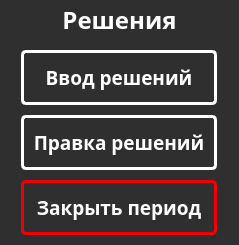
   <widget class="QFrame" name="frame_decisions">
    <property name="geometry">
     <rect>
      <x>16</x>
      <y>160</y>
      <width>239</width>
      <height>245</height>
     </rect>
    </property>
    <property name="styleSheet">
     <string notr="true">border-radius: 20px;
background: rgba(47, 47, 47, 1);</string>
    </property>
    <property name="frameShape">
     <enum>QFrame::StyledPanel</enum>
    </property>
    <property name="frameShadow">
     <enum>QFrame::Raised</enum>
    </property>
    <widget class="QLabel" name="label_decisions">
     <property name="geometry">
      <rect>
       <x>0</x>
       <y>0</y>
       <width>239</width>
       <height>40</height>
      </rect>
     </property>
     <property name="font">
      <font>
       <family>Montserrat ExtraBold</family>
       <pointsize>18</pointsize>
       <weight>75</weight>
       <bold>true</bold>
      </font>
     </property>
     <property name="styleSheet">
      <string notr="true">color: rgb(255, 255, 255);</string>
     </property>
     <property name="text">
      <string>Решения</string>
     </property>
     <property name="alignment">
      <set>Qt::AlignCenter</set>
     </property>
    </widget>
    <widget class="QPushButton" name="pushButton_EnterallDecisions">
     <property name="geometry">
      <rect>
       <x>21</x>
       <y>50</y>
       <width>196</width>
       <height>55</height>
      </rect>
     </property>
     <property name="font">
      <font>
       <family>Montserrat ExtraBold</family>
       <pointsize>14</pointsize>
       <weight>75</weight>
       <italic>false</italic>
       <bold>true</bold>
       <underline>false</underline>
       <strikeout>false</strikeout>
       <kerning>true</kerning>
      </font>
     </property>
     <property name="contextMenuPolicy">
      <enum>Qt::DefaultContextMenu</enum>
     </property>
     <property name="autoFillBackground">
      <bool>false</bool>
     </property>
     <property name="styleSheet">
      <string notr="true">
QPushButton{

border-radius: 5px;
border: 3px solid rgb(255, 255, 255);
color: rgb(255, 255, 255);
padding-top: -1px;

}

QPushButton::hover{

border-radius: 5px;
border: 3px solid #F03D23;
color:#F03D23;
padding-top: -1px;
background-color: rgb(255, 255, 255);
}</string>
     </property>
     <property name="text">
      <string>Ввод решений</string>
     </property>
     <property name="checkable">
      <bool>false</bool>
     </property>
     <property name="autoDefault">
      <bool>false</bool>
     </property>
     <property name="flat">
      <bool>false</bool>
     </property>
    </widget>
    <widget class="QPushButton" name="pushButton_ReviewDecisions">
     <property name="geometry">
      <rect>
       <x>21</x>
       <y>115</y>
       <width>196</width>
       <height>55</height>
      </rect>
     </property>
     <property name="font">
      <font>
       <family>Montserrat ExtraBold</family>
       <pointsize>14</pointsize>
       <weight>75</weight>
       <bold>true</bold>
       <stylestrategy>PreferDefault</stylestrategy>
      </font>
     </property>
     <property name="layoutDirection">
      <enum>Qt::LeftToRight</enum>
     </property>
     <property name="autoFillBackground">
      <bool>false</bool>
     </property>
     <property name="styleSheet">
      <string notr="true">
QPushButton{

border-radius: 5px;
border: 3px solid rgb(255, 255, 255);
color: rgb(255, 255, 255);
padding-top: -1px;

}

QPushButton::hover{

border-radius: 5px;
border: 3px solid #F03D23;
color:#F03D23;
padding-top: -1px;
background-color: rgb(255, 255, 255);
}</string>
     </property>
     <property name="text">
      <string>Правка решений</string>
     </property>
     <property name="checkable">
      <bool>false</bool>
     </property>
     <property name="autoDefault">
      <bool>false</bool>
     </property>
     <property name="default">
      <bool>false</bool>
     </property>
     <property name="flat">
      <bool>false</bool>
     </property>
    </widget>
    <widget class="QPushButton" name="pushButton_ClosePeriod">
     <property name="geometry">
      <rect>
       <x>21</x>
       <y>180</y>
       <width>196</width>
       <height>55</height>
      </rect>
     </property>
     <property name="font">
      <font>
       <family>Montserrat ExtraBold</family>
       <pointsize>14</pointsize>
       <weight>75</weight>
       <bold>true</bold>
      </font>
     </property>
     <property name="autoFillBackground">
      <bool>false</bool>
     </property>
     <property name="styleSheet">
      <string notr="true">

QPushButton{

border-radius: 5px;
border: 3px solid rgba(239, 0, 9, 1);
color: rgb(255, 255, 255);
padding-top: -1px;

}

QPushButton::hover{

border-radius: 5px;
border: 3px solid #000;
color: #000;
padding-top: -1px;
background-color: rgba(239, 0, 9, 1);
}</string>
     </property>
     <property name="text">
      <string>Закрыть период</string>
     </property>
     <property name="checkable">
      <bool>false</bool>
     </property>
     <property name="autoDefault">
      <bool>false</bool>
     </property>
     <property name="flat">
      <bool>false</bool>
     </property>
    </widget>
   </widget>
